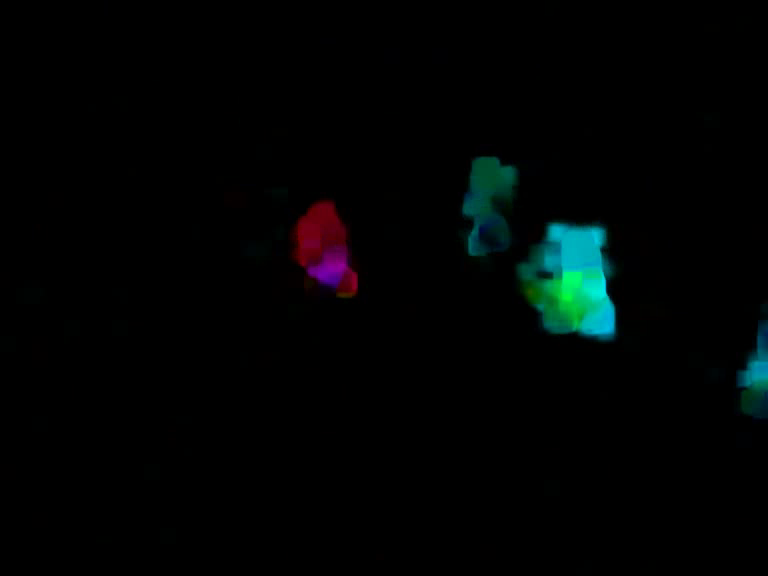
#> input picture frame 9 of Prj2/v1.avi, 768 x 576 px, given in place of vtest.avi, which was not available
$ python LK_track.py
#> lines starting #> are read from the running program, lines starting #| are printed output that depends on the picture; after the words box and inside, x2 and y2 are one past the last pixel; in counts of white or black regions, pixels touching at a corner belong together; pictures that were not available may be replaced by others from this repository, and a replacement may not be noted
import numpy as np
import cv2 as cv

cap = cv.VideoCapture(r"E:\WorkSpace\PycharmProject\OpenCV_Prj\Prj2\vtest.avi")
# params for ShiTomasi corner detection 设置 ShiTomasi 角点检测的参数
feature_params = dict(maxCorners=100,
                      qualityLevel=0.3,
                      minDistance=7,
                      blockSize=7)
# Parameters for lucas kanade optical flow 设置 lucas kanade 光流场的参数
# maxLevel 为使用的图像金字塔层数
lk_params = dict(winSize=(15, 15),
                 maxLevel=2,
                 criteria=(cv.TERM_CRITERIA_EPS | cv.TERM_CRITERIA_COUNT, 10, 0.03))
# Create some random colors 产生随机的颜色值
color = np.random.randint(0, 255, (100, 3))
# Take first frame and find corners in it 获取第一帧，并寻找其中的角点
(ret, old_frame) = cap.read()
#> old_frame is the input picture: shape (576, 768, 3); mean B, G, R 3.6, 3.8, 0.9
old_gray = cv.cvtColor(old_frame, cv.COLOR_BGR2GRAY)
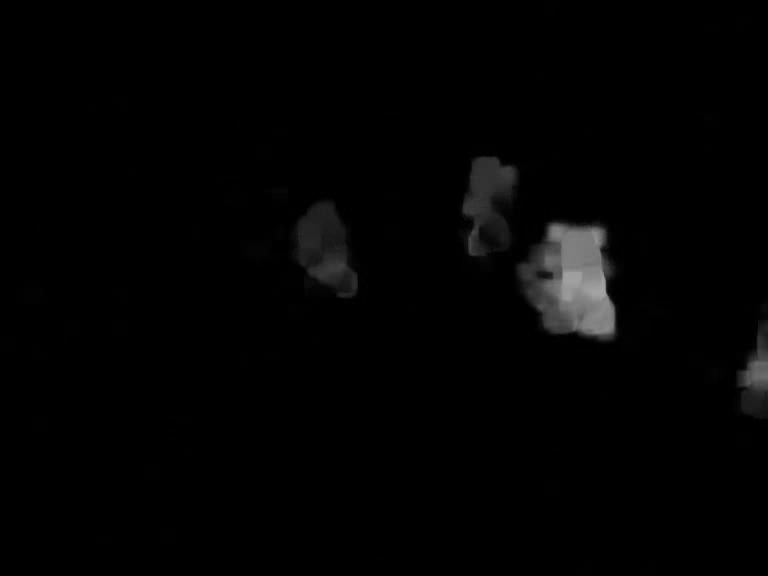
#> old_gray: shape (576, 768); min 0, max 166, mean 2.9
p0 = cv.goodFeaturesToTrack(old_gray, mask=None, **feature_params)
#> p0 = [[550, 275], [602, 249], [470, 253], [606, 293], [611, 331], [573, 327], [502, 164], [745, 368], [550, 225], [603, 230], [747, 382], [739, 384]]
# Create a mask image for drawing purposes 创建一个掩膜为了后面绘制角点的光流轨迹
mask = np.zeros_like(old_frame)

# 视频文件输出参数设置
out_fps = 12.0  # 输出文件的帧率
fourcc = cv.VideoWriter_fourcc('M', 'P', '4', '2')
sizes = (int(cap.get(cv.CAP_PROP_FRAME_WIDTH)), int(cap.get(cv.CAP_PROP_FRAME_HEIGHT)))
out = cv.VideoWriter(r'E:\WorkSpace\PycharmProject\OpenCV_Prj\Prj2\v.avi', fourcc, out_fps, sizes)

while True:
    (ret, frame) = cap.read()
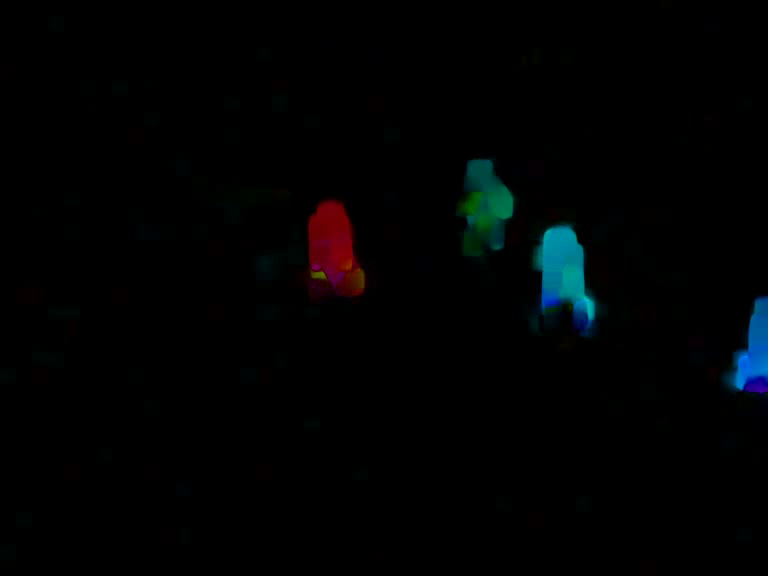
#> input picture frame 10 of Prj2/v1.avi, 768 x 576 px, given in place of vtest.avi, which was not available
#> frame is the input picture: shape (576, 768, 3); mean B, G, R 2.9, 2.4, 1.1
    frame_gray = cv.cvtColor(frame, cv.COLOR_BGR2GRAY)
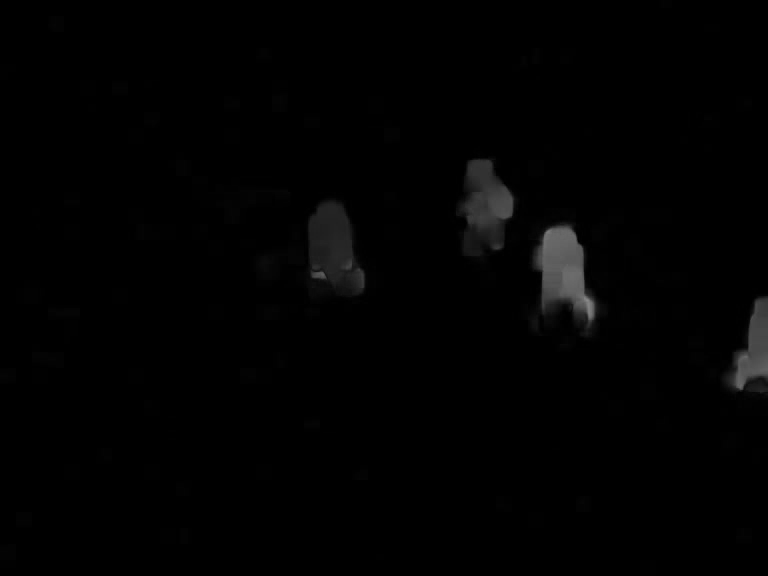
#> frame_gray: shape (576, 768); min 0, max 138, mean 2
    # calculate optical flow 能够获取点的新位置
    p1, st, err = cv.calcOpticalFlowPyrLK(old_gray, frame_gray, p0, None, **lk_params)
#> p1 = [[540, 267.1], [520.7, 177.7], [466.3, 243.6], [579.5, 268.7], [591.3, 311], [795.4, 269.8], [500.5, 182.4], [733.2, 367.9], [545.9, 230], [572.6, 230.8], [738.1, 384], [728.3, 385]]; st = [1, 1, 1, 1, 1, 0, 1, 1, 1, 1, 1, 1]; err = [23.95, 64.53, 16.12, 39.69, 19.93, 5.91e-43, 7.21, 10.72, 9.65, 11.62, 14.99, 5.9]
    # Select good points 取好的角点，并筛选出旧的角点对应的新的角点
    good_new = p1[st == 1]
#> good_new = [[540, 267.1], [520.7, 177.7], [466.3, 243.6], [579.5, 268.7], [591.3, 311], [500.5, 182.4], [733.2, 367.9], [545.9, 230], [572.6, 230.8], [738.1, 384], [728.3, 385]]
    good_old = p0[st == 1]
#> good_old = [[550, 275], [602, 249], [470, 253], [606, 293], [611, 331], [502, 164], [745, 368], [550, 225], [603, 230], [747, 382], [739, 384]]
    # draw the tracks 绘制角点的轨迹
    for i, (new, old) in enumerate(zip(good_new, good_old)):
        a, b = new.ravel()
        c, d = old.ravel()
        mask = cv.line(mask, (a, b), (c, d), color[i].tolist(), 2)
        frame = cv.circle(frame, (a, b), 5, color[i].tolist(), -1)
#> this loop made 11 passes
#> (a, b, c, d) on passes 1 to 11: (540, 267.1, 550, 275), (520.7, 177.7, 602, 249), (466.3, 243.6, 470, 253), (579.5, 268.7, 606, 293), (591.3, 311, 611, 331), (500.5, 182.4, 502, 164), (733.2, 367.9, 745, 368), (545.9, 230, 550, 225), (572.6, 230.8, 603, 230), (738.1, 384, 747, 382), (728.3, 385, 739, 384)
#> pass 2, `mask = cv.line(mask, (a, b), (c, d), color[i].tolist(), 2)`:
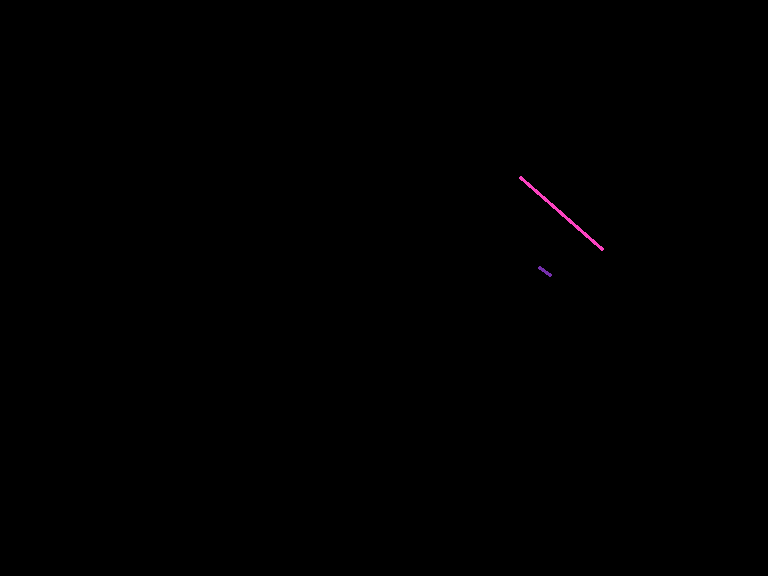
#> mask: shape (576, 768, 3); mean of channels 0, 1, 2 0.2, 0.1, 0.2; drawn as B, G, R
#> after the loop:
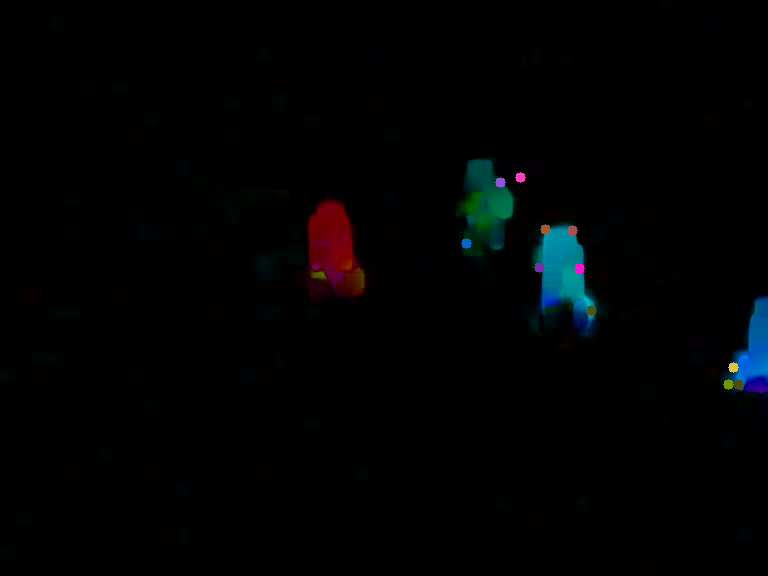
#> frame: shape (576, 768, 3); mean B, G, R 3, 2.4, 1.4
#> after the loop:
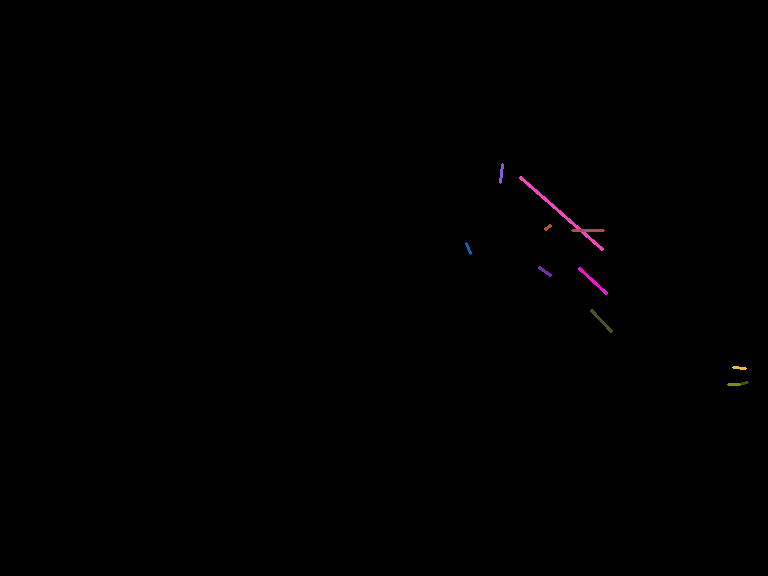
#> mask: shape (576, 768, 3); 0.12% of pixels changed, all inside (x1, y1, x2, y2) = (465, 163, 749, 386); drawn as B, G, R
    img = cv.add(frame, mask)
    cv.imshow('frame', img)
    out.write(img)
    k = cv.waitKey(200) & 0xff
#> (key Esc is pressed here)
    if k == 27:
        #键盘按ESC退出跟踪回放
        break
    # Now update the previous frame and previous points 更新当前帧和当前角点的位置
    old_gray = frame_gray.copy()
    p0 = good_new.reshape(-1, 1, 2)

out.release()
cv.destroyAllWindows()
cap.release()

$ run again, starting later in the video
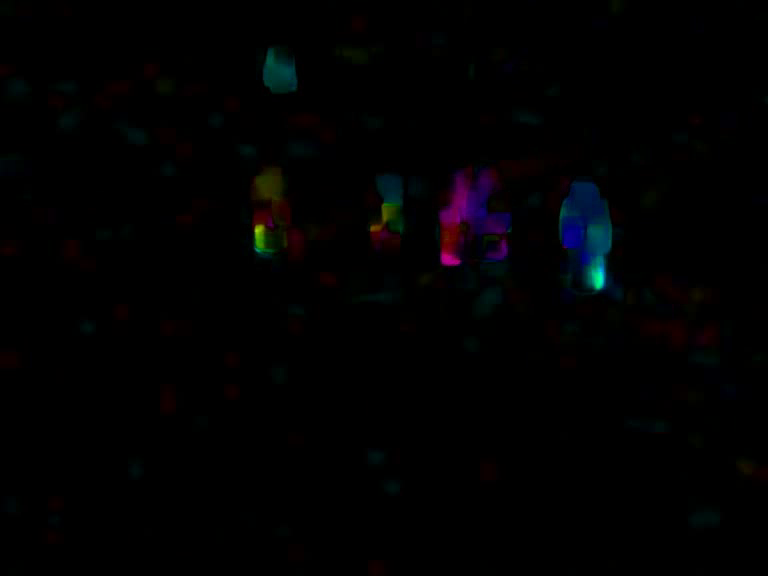
#> input picture frame 79 of Prj2/v1.avi, 768 x 576 px, given in place of vtest.avi, which was not available
#> old_frame is the input picture: shape (576, 768, 3); mean B, G, R 2, 1.3, 1.4
#> p0 = [[257, 227], [597, 286], [372, 228], [257, 249], [458, 261]]
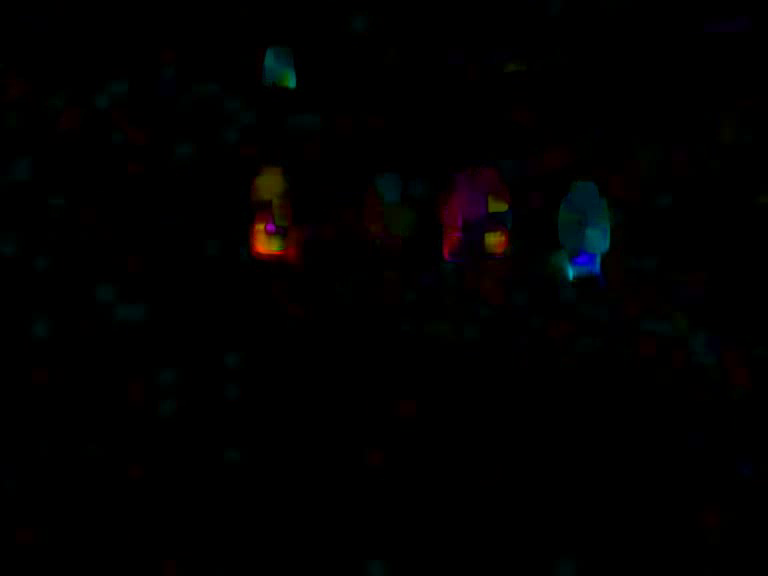
#> input picture frame 80 of Prj2/v1.avi, 768 x 576 px, given in place of vtest.avi, which was not available
#> frame is the input picture: shape (576, 768, 3); mean B, G, R 1.2, 1.2, 1.4
#> p1 = [[257.7, 226.2], [597.9, 236.8], [388.9, 197.8], [258, 251], [432.7, 248.8]]; st = [1, 1, 1, 1, 1]; err = [20.24, 50.11, 16.43, 18.78, 23.77]
#> good_new has the same summary as p1
#> good_old has the same summary as p0
#> the loop `for i, (new, old) in enumerate(zip(good_new, good_old)):` made 5 passes
#> (a, b, c, d) on passes 1 to 5: (257.7, 226.2, 257, 227), (597.9, 236.8, 597, 286), (388.9, 197.8, 372, 228), (258, 251, 257, 249), (432.7, 248.8, 458, 261)
#> after the loop `for i, (new, old) in enumerate(zip(good_new, good_old)):`:
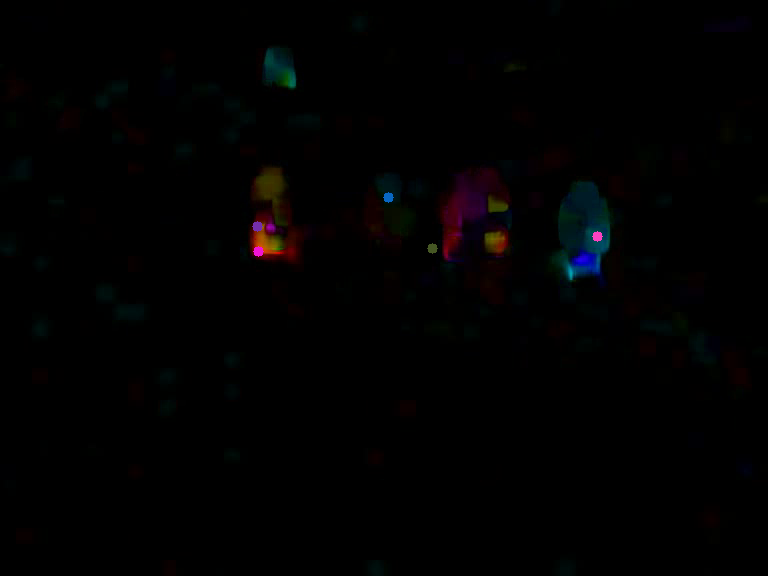
#> frame: shape (576, 768, 3); mean B, G, R 1.4, 1.2, 1.5
